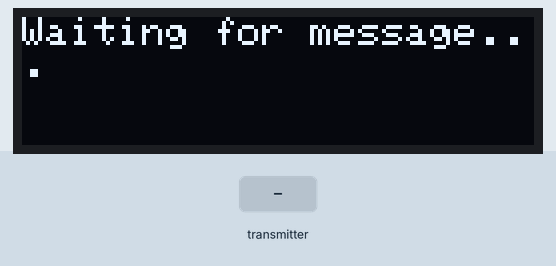
This sketch was run on a simulated Arduino Uno, built with avr-gcc and run on an emulated ATmega328P. On the bench: 128×32 one-colour display. Inputs (shaded band) come from the test bench. No radio packets arrive unless stated.

Above: at 1.8 s.
1.9 s: the transmitter starts sending recievedMessage.0 = 0
At 2.2 s:
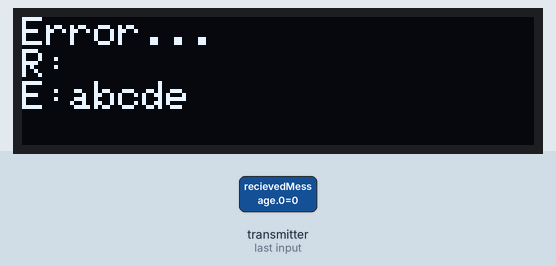
At 3.5 s:
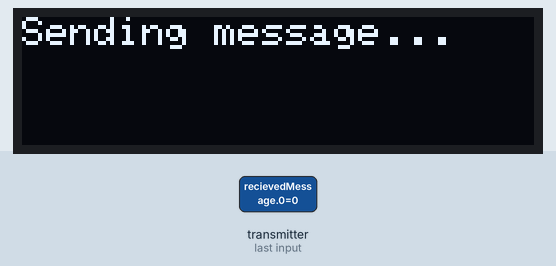
Timing chart, 0 to 5.0 s (numbered marks = the images above; inputs shaded):
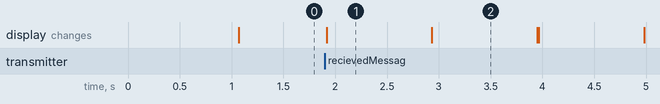

The sketch:

wireless-test.ino
```cpp
/**
 * @author Joshua Rasmussen
 * @version 0.1.0
 */

#include <SPI.h>
#include <Wire.h>
#include <nRF24L01.h>
#include <RF24.h>
#include <Adafruit_GFX.h>
#include <Adafruit_SSD1306.h>

#define SCREEN_WIDTH 128
#define SCREEN_HEIGHT 32

#define OLED_RESET 4

#define RF24_CE 7
#define RF24_CSN 8

void sendMessage(void);
void displayMessage(void);

Adafruit_SSD1306 display(SCREEN_WIDTH, SCREEN_HEIGHT, &Wire, OLED_RESET);

RF24 radio(RF24_CE, RF24_CSN);
const byte addresses [][6] = {"00001", "00002"};
const char message[6] = "abcde";

void setup() {
  Serial.begin(9600);

  if (!display.begin(SSD1306_SWITCHCAPVCC, 0x3C)) {
    Serial.println("SSD1306 allocation failed");
    for (;;);
  }

  radio.begin();
  radio.openReadingPipe(1, addresses[0]);
  radio.openWritingPipe(addresses[1]);
  radio.setPALevel(RF24_PA_MAX);
  radio.setCRCLength(RF24_CRC_8);
  radio.setRetries(15, 15);
}

void loop() {
  // put your main code here, to run repeatedly:
  sendMessage();

  delay(1000);

  displayMessage();

  delay(1000);
}

void sendMessage() {
  display.clearDisplay();
  display.setTextColor(WHITE);
  display.setTextSize(1);
  display.setCursor(0, 0);
  display.println("Sending message...");
  display.display();

  radio.stopListening();
  radio.write(&message, sizeof(message));
}

void displayMessage() {
  char recievedMessage[6] = "";

  radio.startListening();

  display.clearDisplay();
  display.setTextColor(WHITE);
  display.setTextSize(1);
  display.setCursor(0, 0);
  display.println("Waiting for message...");
  display.display();

  while(!radio.available());

  radio.read(&recievedMessage, sizeof(recievedMessage));
  display.clearDisplay();
  display.setTextColor(WHITE);
  display.setTextSize(1);
  display.setCursor(0, 0);

  if (strcmp(recievedMessage, message) == 0) {
    display.println("Success!");
  } else {
    display.println("Error...");
    display.print("R:");
    display.println(recievedMessage);
    display.print("E:");
    display.println(message);
  }
  display.display();
}
```

Measured:
- after the input at 1.9 s, the display: changes at once (image 1)
- what the display in image 1 shows lasts 1.0 s, from 1.9 s to 2.9 s
